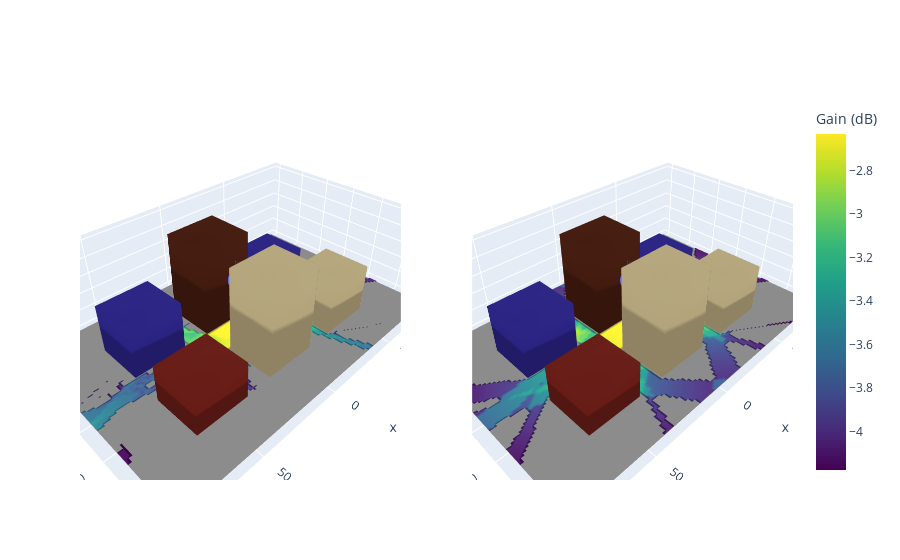

The notebook cell saved with this chart:
### Markdown cell above
## Using the model for coverage map estimation

### Code cell
def compute_cm(
    receivers: Float[Array, "dim_x dim_y 3"],
    base_scene,
    model,
    batch_size: int,
    key: PRNGKeyArray | None,
) -> Float[Array, "dim_x dim_y"]:
    @jax.custom_batching.sequential_vmap
    def compute_cm_for_one_receiver(
        receiver: Float[Array, "3"],
    ) -> Float[Array, ""]:
        scene = eqx.tree_at(lambda s: s.receivers, base_scene, receiver)
        if key is not None:
            path_candidates = jax.vmap(lambda key: model(scene, key=key))(
                jr.split(key, batch_size)
            )
            paths = scene.compute_paths(path_candidates=path_candidates)
        else:
            paths = scene.compute_paths(order=model.order)
        r = path_lengths(paths.vertices)
        e = safe_divide(1.0, r)
        return jnp.log10((e * e).sum(where=paths.mask))

    return jax.vmap(jax.vmap(compute_cm_for_one_receiver))(receivers)


trained_model = eqx.nn.inference_mode(agent.model)

batch = (100, 100)
z0 = 0.5
base_scene = eqx.tree_at(
    lambda s: s.transmitters, BASE_SCENE, jnp.array([[0.0, 0.0, 32.0]])
)
receivers = base_scene.with_receivers_grid(*batch, height=z0).receivers

# Only needed for plotting purposes
x, y, _ = jnp.unstack(receivers, axis=-1)

fig = make_subplots(
    rows=1,
    cols=2,
    specs=[[{"type": "scene"}, {"type": "scene"}]],
)

with reuse(figure=fig) as fig:
    base_scene.plot(
        tx_kwargs={"marker_color": "#636EFA"}, showlegend=False, row=1, col=1
    )
    base_scene.plot(
        tx_kwargs={"marker_color": "#636EFA"}, showlegend=False, row=1, col=2
    )

    G_model = compute_cm(receivers, base_scene, trained_model, 1000, jr.key(0))
    G_exhau = compute_cm(receivers, base_scene, trained_model, 0, None)

    G_min = jnp.minimum(G_model.min(), G_exhau.min())
    G_max = jnp.maximum(G_model.max(), G_exhau.max())

    draw_image(
        G_model,
        x=x[0, :],
        y=y[:, 0],
        z0=z0,
        colorbar={"title": "Gain (dB)"},
        colorscale="viridis",
        cmin=float(G_min),
        cmax=float(G_max),
        row=1,
        col=1,
        showscale=False,
    )
    draw_image(
        G_exhau,
        x=x[0, :],
        y=y[:, 0],
        z0=z0,
        colorbar={"title": "Gain (dB)"},
        colorscale="viridis",
        cmin=float(G_min),
        cmax=float(G_max),
        row=1,
        col=2,
    )
fig
